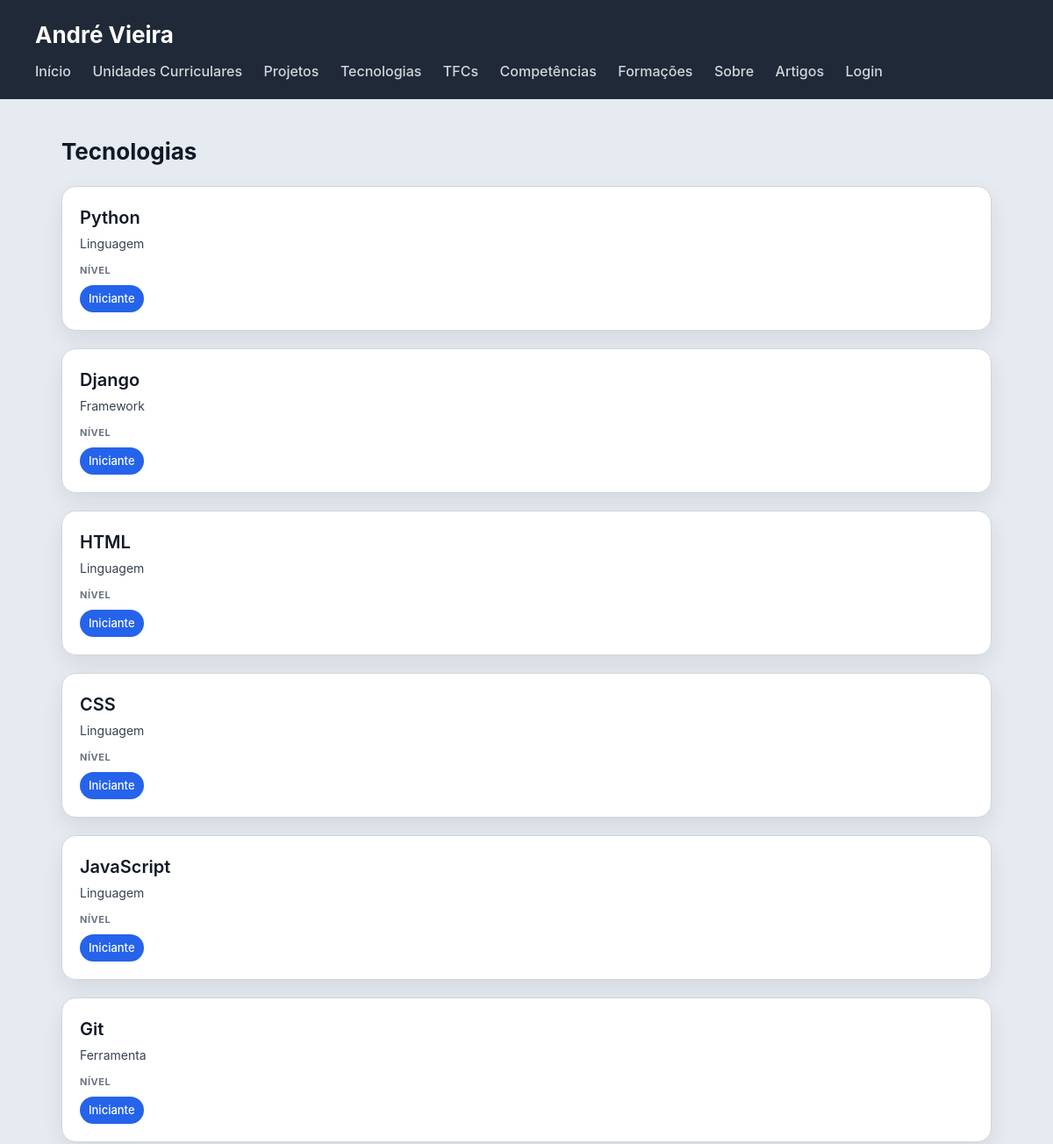
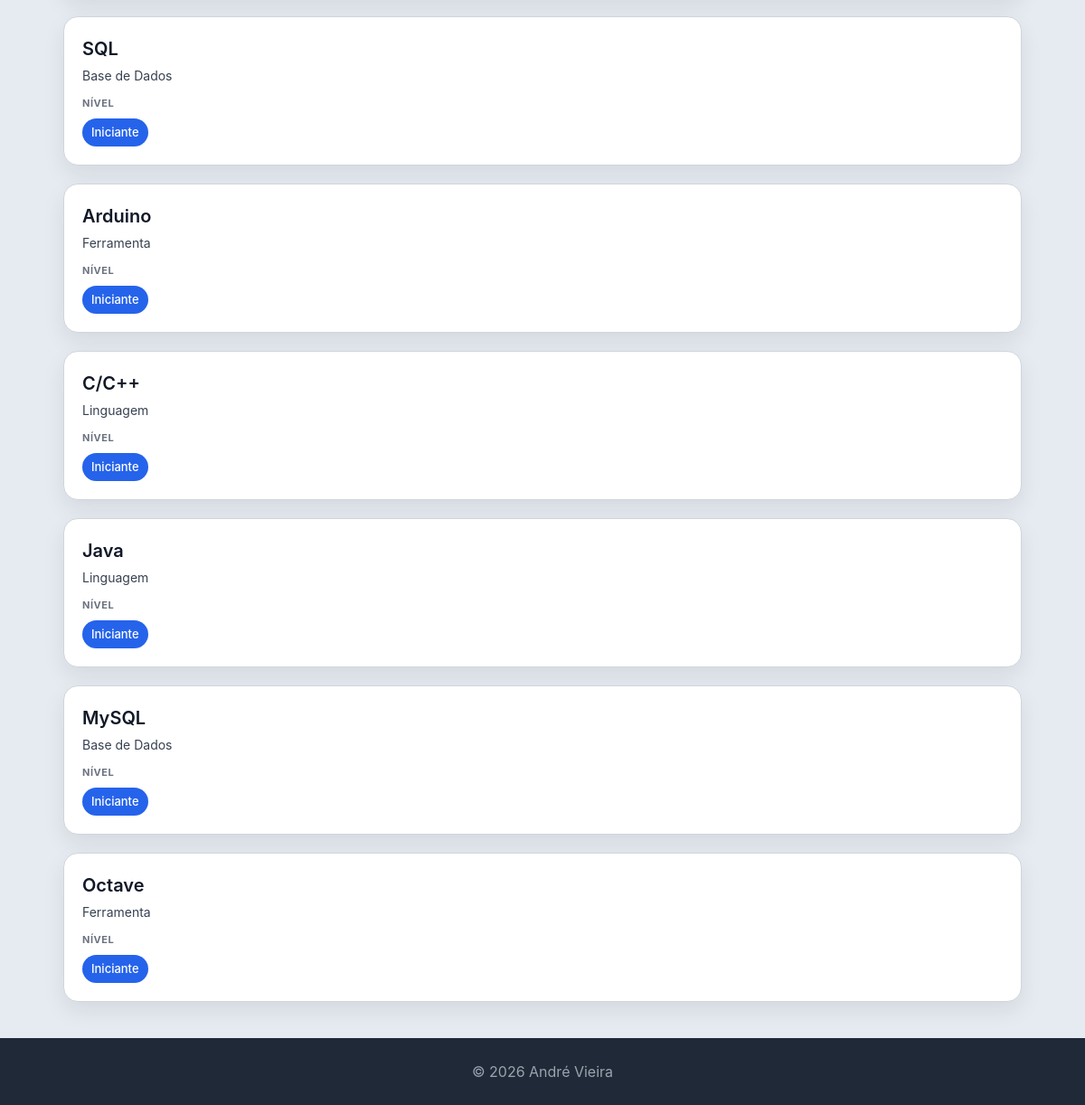
The app's page /portfolio/tecnologias/ with its own data (2 pictures, top to bottom).
### portfolio/models.py (models this page shows, shortened)
class Tecnologia(models.Model):
    NIVEL_CHOICES = [
        (1, 'Iniciante'),
        (2, 'Básico'),
        (3, 'Intermédio'),
        (4, 'Avançado'),
        (5, 'Especialista'),
    ]
    nome = models.CharField(max_length=100)
    descricao = models.TextField(blank=True)
    logo = models.ImageField(upload_to='tecnologias/', blank=True, null=True)
    link_website = models.URLField(blank=True)
    nivel_interesse = models.IntegerField(choices=NIVEL_CHOICES, default=3)
    categoria = models.CharField(max_length=100, blank=True)

### portfolio/views.py (the view)
# urls.py: path('tecnologias/', views.tecnologias_view, name='tecnologias'),
def tecnologias_view(request):
    tecnologias = Tecnologia.objects.all()
    return render(request, 'portfolio/tecnologias.html', {'tecnologias': tecnologias, 'is_gestor': is_gestor(request.user)})

### portfolio/views.py (called while the page is built)
def is_gestor(user):
    return user.is_authenticated and user.groups.filter(name='gestor-portfolio').exists()

### portfolio/templates/portfolio/tecnologias.html (shortened to what this page needs)
{% extends 'portfolio/base.html' %}
{% block content %}
<h2>Tecnologias</h2>
<section>
    {% for tecnologia in tecnologias %}
    <article>
        <header>
            <h3>{{ tecnologia.nome }}</h3>
            <p>{{ tecnologia.categoria }}</p>
        </header>
        <section>
            <h4>Nível</h4>
            <ul>
                <li>{{ tecnologia.get_nivel_interesse_display }}</li>
            </ul>
        </section>
    </article>
    {% endfor %}
</section>
{% endblock %}

### portfolio/static/portfolio/styles.css (style rules this page uses)
* { box-sizing: border-box; margin: 0; padding: 0; }
body { font-family: "Inter", "Segoe UI", system-ui, -apple-system, sans-serif; background: #e6ebf2; color: #111827; line-height: 1.5; }
h2 { margin-bottom: 20px; font-size: 26px; }
section > article { background: white; padding: 20px; border-radius: 16px; border: 1px solid #d1d5db; box-shadow: 0 10px 25px rgba(0,0,0,0.08); transition: all 0.25s ease; margin-bottom: 20px; }
article > header { margin-bottom: 12px; }
article > header > h3 { font-size: 20px; font-weight: 600; margin-bottom: 4px; }
article > header > p { font-size: 14px; color: #374151; }
article > section { margin-top: 10px; }
article > section > h4 { font-size: 11px; text-transform: uppercase; color: #6b7280; margin-bottom: 8px; letter-spacing: 0.05em; }
article > section > ul { list-style: none; display: flex; flex-wrap: wrap; gap: 8px; }
article > section > ul > li { background: #2563eb; color: white; padding: 6px 10px; border-radius: 999px; font-size: 13px; font-weight: 500; }

### records on screen
Tecnologia: nome "Python", categoria "Linguagem", nivel_interesse "Iniciante"
Tecnologia: nome "Django", categoria "Framework", nivel_interesse "Iniciante"
Tecnologia: nome "HTML", categoria "Linguagem", nivel_interesse "Iniciante"
Tecnologia: nome "CSS", categoria "Linguagem", nivel_interesse "Iniciante"
Tecnologia: nome "JavaScript", categoria "Linguagem", nivel_interesse "Iniciante"
Tecnologia: nome "Git", categoria "Ferramenta", nivel_interesse "Iniciante"
Tecnologia: nome "SQL", categoria "Base de Dados", nivel_interesse "Iniciante"
Tecnologia: nome "Arduino", categoria "Ferramenta", nivel_interesse "Iniciante"
Tecnologia: nome "C/C++", categoria "Linguagem", nivel_interesse "Iniciante"
Tecnologia: nome "Java", categoria "Linguagem", nivel_interesse "Iniciante"
Tecnologia: nome "MySQL", categoria "Base de Dados", nivel_interesse "Iniciante"
Tecnologia: nome "Octave", categoria "Ferramenta", nivel_interesse "Iniciante"
